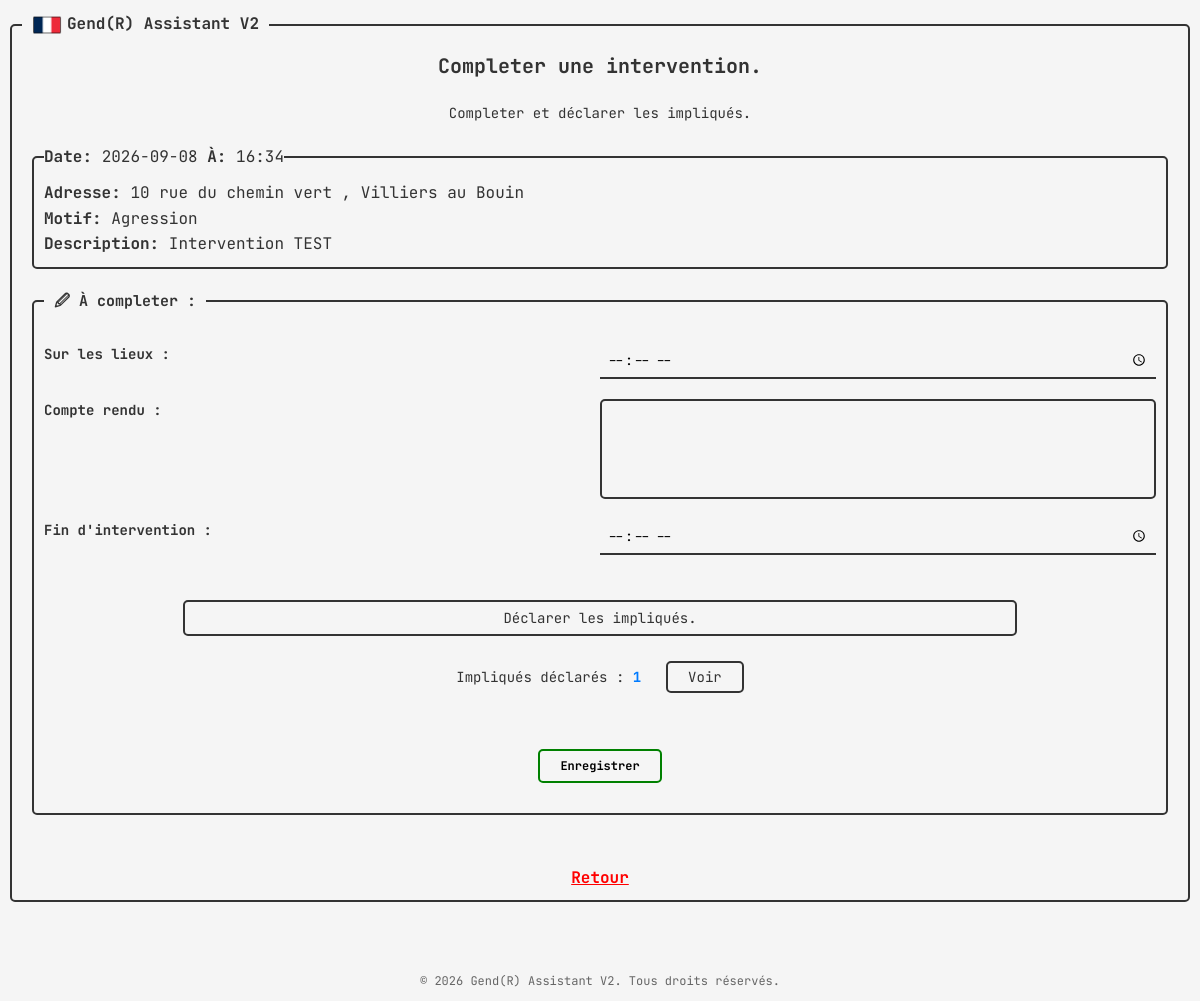
Page /complete?intervention_id=2 (signed in) on the earlier database version.
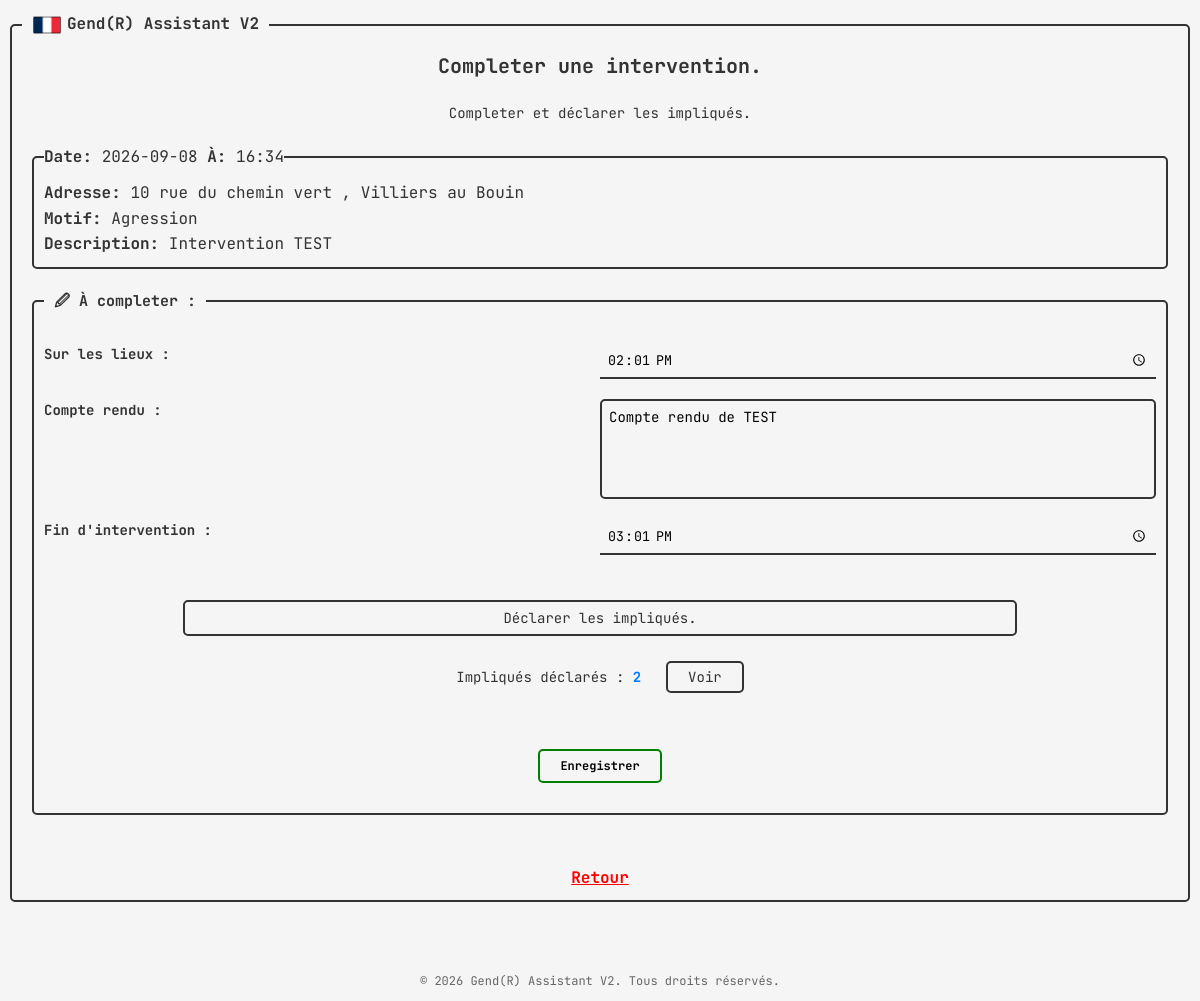
Same page on the later database version.
### tables this page shows
CREATE TABLE interventions (
                id INTEGER PRIMARY KEY AUTOINCREMENT,
                username TEXT NOT NULL,
                date TEXT NOT NULL,
                hour TEXT NOT NULL,
                location TEXT NOT NULL,
                type TEXT NOT NULL,
                description TEXT NOT NULL,
                arrived TEXT,
                cr TEXT,
                endhour TEXT
                );

### app.py (the view, shortened to what this page needs)
@app.route('/complete', methods=['GET', 'POST'])
def complete():
    if 'username' not in session:
                return redirect(url_for('login'))
    if request.method == 'GET':
        intervention_id = request.args.get('intervention_id')
        success = request.args.get('success')
        error = request.args.get('error')
        intervention = db_handler.get_intervention_by_id(intervention_id)
        persons_count = len(db_handler.get_person_interventions(intervention_id))
        return render_template('complete_page.html', intervention=intervention, persons=persons_count, success=success, error=error)

### database_handler.py (called while the page is built)
    def get_intervention_by_id(self, intervention_id):
        conn = sqlite3.connect(self.path)
        cursor = conn.cursor()
        cursor.execute('SELECT * FROM interventions WHERE id = ?', (intervention_id,))
        intervention = cursor.fetchone()
        conn.close()
        return intervention

    def get_person_interventions(self, intervention_id):
        conn = sqlite3.connect('database.db')
        cursor = conn.cursor()
        cursor.execute("SELECT * FROM persons WHERE intervention_id = ?", (intervention_id,))
        persons = cursor.fetchall()
        conn.close()
        return persons

### templates/complete_page.html (shortened to what this page needs)
{% extends "base.html" %}
{% block content %}
    <div class="title">
        <h3>Completer une intervention.</h3>
        <p>Completer et déclarer les impliqués.</p>
    </div>
    <div class="existing-data">
        <fieldset>
            <legend><strong>Date:</strong> {{ intervention[2] }} <strong>À:</strong> {{ intervention[3] }}</legend>
            <p><strong>Adresse:</strong> {{ intervention[4] }}</p>
            <p><strong>Motif:</strong> {{ intervention[5] }}</p>
            <p><strong>Description:</strong> {{ intervention[6] }}</p>
        </fieldset>
    </div>
    <div class="to-complete">
        <fieldset>
            <legend><strong>&#128393; À completer :</strong></legend>
            <form action="{{ url_for('complete') }}" method="POST">
                <div>
                    <label for="arrived">Sur les lieux :</label>
                    <input type="time" name="arrived" id="arrived" value="{{ intervention[7] }}">
                </div>
                <div>
                    <label for="cr">Compte rendu :</label>
                    <textarea name="cr" id="cr">{{ intervention[8] or '' }}</textarea>
                </div>
                <div>
                    <label for="endhour">Fin d'intervention :</label>
                    <input type="time" name="endhour" id="endhour" value="{{ intervention[9] }}">
                </div>
                <div class="buttons">
                    <a href="{{ url_for('add_person', intervention_id=intervention[0]) }}">Déclarer les impliqués.</a>
                    <p>Impliqués déclarés : <strong>{{ persons }}</strong><a href="{{ url_for('view_persons', intervention_id=intervention[0]) }}">Voir</a></p>
                    <button type="submit">Enregistrer</button>
                </div>
            </form>
        </fieldset>
        <a class="abord" href="{{ url_for('homepage') }}">Retour</a>
    </div>
{% endblock %}

Differences in the rows shown:
changed interventions "10 rue du chemin vert , Villiers au Bouin": arrived (not shown) → "14:01"; cr (not shown) → "Compte rendu de TEST"; endhour (not shown) → "15:01"
Other differences:
{{ persons }}: "1" → "2"
